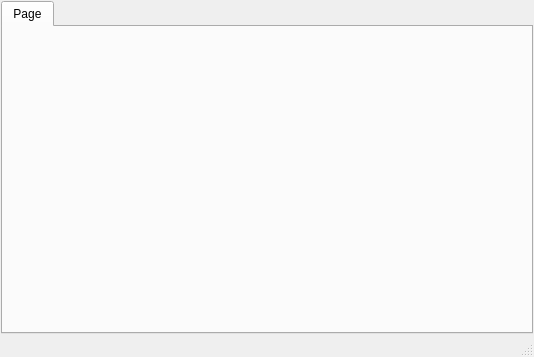
<?xml version="1.0" encoding="UTF-8"?>
<ui version="4.0">
 <class>UniFontFactory</class>
 <widget class="QMainWindow" name="UniFontFactory">
  <property name="geometry">
   <rect>
    <x>0</x>
    <y>0</y>
    <width>534</width>
    <height>357</height>
   </rect>
  </property>
  <property name="windowTitle">
   <string>UniFontFactory</string>
  </property>
  <property name="windowIcon">
   <iconset resource="app.qrc">
    <normaloff>:/image/app.ico</normaloff>:/image/app.ico</iconset>
  </property>
  <widget class="QWidget" name="centralWidget">
   <layout class="QGridLayout" name="gridLayout">
    <property name="margin">
     <number>1</number>
    </property>
    <property name="spacing">
     <number>1</number>
    </property>
    <item row="0" column="0" colspan="3">
     <widget class="QTabWidget" name="mainTab">
      <property name="currentIndex">
       <number>0</number>
      </property>
      <widget class="QWidget" name="tab">
       <attribute name="title">
        <string>Page</string>
       </attribute>
      </widget>
     </widget>
    </item>
   </layout>
  </widget>
  <widget class="QMenuBar" name="menuBar">
   <property name="geometry">
    <rect>
     <x>0</x>
     <y>0</y>
     <width>534</width>
     <height>19</height>
    </rect>
   </property>
  </widget>
  <widget class="QStatusBar" name="statusBar"/>
 </widget>
 <layoutdefault spacing="6" margin="11"/>
 <resources>
  <include location="app.qrc"/>
 </resources>
 <connections/>
</ui>
